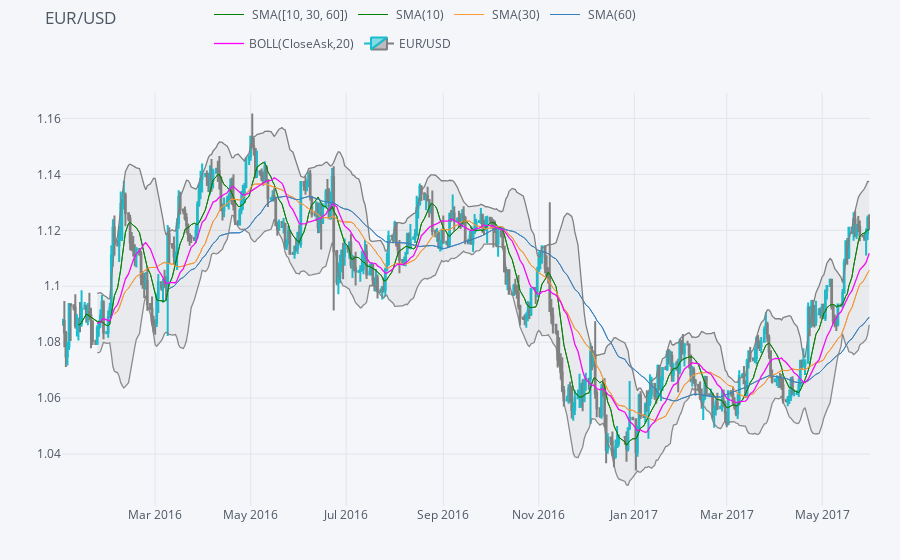

The notebook cell saved with this chart:
### Code cell
qf.iplot(asFigure=True)

### Figure 1 — Plotly figure (JSON) as saved in the notebook; plotly's stock layout.template omitted (floating-point values rounded to 4 significant figures; data arrays with more than 128 entries replaced by an {"elided": "..."} marker saying what was removed)
{"data": [{"legendgroup": " SMA([10, 30, 60])", "line": {"color": "rgba(0, 128, 0, 1.0)", "dash": "solid", "shape": "linear", "width": 1}, "mode": "lines", "name": " SMA([10, 30, 60])", "showlegend": true, "text": "", "type": "scatter", "x": {"elided": "440 str values"}, "y": {"elided": "440 mixed values"}, "yaxis": "y2"}, {"legendgroup": " SMA([10, 30, 60])", "line": {"color": "rgba(255, 153, 51, 1.0)", "dash": "solid", "shape": "linear", "width": 1}, "mode": "lines", "name": " SMA(30)", "showlegend": false, "text": "", "type": "scatter", "x": {"elided": "440 str values"}, "y": {"elided": "440 mixed values"}, "yaxis": "y2"}, {"legendgroup": " SMA([10, 30, 60])", "line": {"color": "rgba(55, 128, 191, 1.0)", "dash": "solid", "shape": "linear", "width": 1}, "mode": "lines", "name": " SMA(60)", "showlegend": false, "text": "", "type": "scatter", "x": {"elided": "440 str values"}, "y": {"elided": "440 mixed values"}, "yaxis": "y2"}, {"line": {"color": "rgba(0, 128, 0, 1.0)", "dash": "solid", "shape": "linear", "width": 1}, "mode": "lines", "name": " SMA(10)", "text": "", "type": "scatter", "x": {"elided": "440 str values"}, "y": {"elided": "440 mixed values"}, "yaxis": "y2"}, {"line": {"color": "rgba(255, 153, 51, 1.0)", "dash": "solid", "shape": "linear", "width": 1}, "mode": "lines", "name": " SMA(30)", "text": "", "type": "scatter", "x": {"elided": "440 str values"}, "y": {"elided": "440 mixed values"}, "yaxis": "y2"}, {"line": {"color": "rgba(55, 128, 191, 1.0)", "dash": "solid", "shape": "linear", "width": 1}, "mode": "lines", "name": " SMA(60)", "text": "", "type": "scatter", "x": {"elided": "440 str values"}, "y": {"elided": "440 mixed values"}, "yaxis": "y2"}, {"legendgroup": "BOLL(CloseAsk,20)", "line": {"color": "rgba(255, 0, 255, 1.0)", "dash": "solid", "shape": "linear", "width": 1.3}, "mode": "lines", "name": "BOLL(CloseAsk,20)", "showlegend": true, "text": "", "type": "scatter", "x": {"elided": "440 str values"}, "y": {"elided": "440 mixed values"}, "yaxis": "y2"}, {"legendgroup": "BOLL(CloseAsk,20)", "line": {"color": "rgba(128, 128, 128, 1.0)", "dash": "solid", "shape": "linear", "width": 1.3}, "mode": "lines", "name": "UPPER(CloseAsk,20)", "showlegend": false, "text": "", "type": "scatter", "x": {"elided": "440 str values"}, "y": {"elided": "440 mixed values"}, "yaxis": "y2"}, {"fill": "tonexty", "fillcolor": "rgba(128, 128, 128, 0.1)", "legendgroup": "BOLL(CloseAsk,20)", "line": {"color": "rgba(128, 128, 128, 0.8999999999999999)", "dash": "solid", "shape": "linear", "width": 1.3}, "mode": "lines", "name": "LOWER(CloseAsk,20)", "showlegend": false, "text": "", "type": "scatter", "x": {"elided": "440 str values"}, "y": {"elided": "440 mixed values"}, "yaxis": "y2"}, {"close": {"elided": "440 float values"}, "decreasing": {"line": {"color": "#808080"}}, "high": {"elided": "440 float values"}, "increasing": {"line": {"color": "#17BECF"}}, "low": {"elided": "440 float values"}, "name": "EUR/USD", "open": {"elided": "440 float values"}, "showlegend": true, "type": "candlestick", "x": {"elided": "440 str values"}, "yaxis": "y2"}], "layout": {"autosize": true, "legend": {"bgcolor": "#F5F6F9", "font": {"color": "#4D5663"}, "orientation": "h", "x": 0.3, "y": 0.95, "yanchor": "bottom"}, "margin": {"b": 30, "l": 30, "r": 30, "t": 30}, "paper_bgcolor": "#F5F6F9", "plot_bgcolor": "#F5F6F9", "showlegend": true, "title": {"font": {"color": "#4D5663"}, "text": "EUR/USD"}, "xaxis": {"anchor": "y2", "autorange": true, "gridcolor": "#E1E5ED", "range": ["2016-01-01 12:00", "2017-05-31 12:00"], "rangeselector": {"bgcolor": "rgba(150, 200, 250, 1)", "buttons": [{"count": 1, "label": "1m", "step": "month", "stepmode": "backward"}, {"count": 1, "label": "1y", "step": "year", "stepmode": "backward"}], "font": {"size": 13}, "visible": false, "x": 0, "y": 0.9}, "rangeslider": {"visible": false, "yaxis2": {}}, "showgrid": true, "tickfont": {"color": "#4D5663"}, "title": {"font": {"color": "#4D5663"}, "text": ""}, "type": "date", "zerolinecolor": "#E1E5ED"}, "yaxis": {"gridcolor": "#E1E5ED", "showgrid": true, "showticklabels": false, "tickfont": {"color": "#4D5663"}, "title": {"font": {"color": "#4D5663"}, "text": ""}, "zerolinecolor": "#E1E5ED"}, "yaxis2": {"autorange": true, "domain": [0, 0.9], "gridcolor": "#E1E5ED", "range": [1.021, 1.169], "showgrid": true, "tickfont": {"color": "#4D5663"}, "title": {"font": {"color": "#4D5663"}, "text": ""}, "type": "linear", "zerolinecolor": "#E1E5ED"}}}
